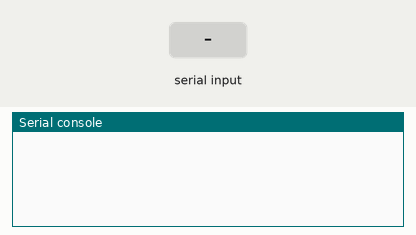
Bench run of a program on a simulated Raspberry Pi Pico running CircuitPython. Shown: the last lines printed to the serial console. The inputs (shaded band) are chosen by the test bench.

Above: at 1.2 s.
1.3 s: "1\n" received over the second serial link
At 2.3 s:
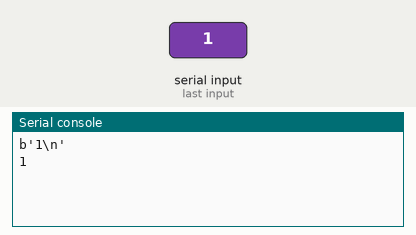
2.8 s: "0\n" received over the second serial link
At 3.4 s:
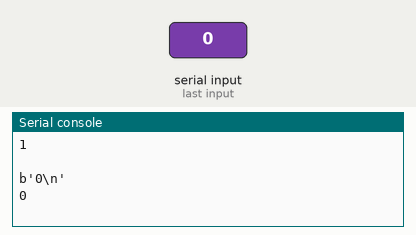
4.3 s: "2\n" received over the second serial link
At 4.6 s:
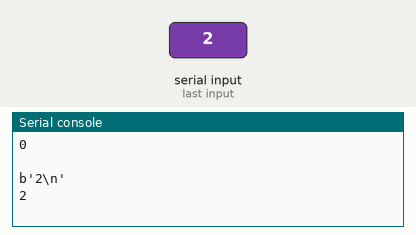

The program:

code.py
```python
"""
CircuitPython Essentials UART Serial example using readline
"""

import board
import busio
import time
import os

# UART
uart = busio.UART(board.GP4, board.GP5, timeout=0.1,baudrate=9600)


while True:
    # Read byte from Serial
    # Read a line, ending in a newline character
    byte_read = uart.readline()
    if byte_read is not None:
        print(byte_read)
        print(byte_read.decode())
```

Measured:
- after the input at 1.3 s, the serial console: prints a new line at once (image 1)
- after the input at 2.8 s, the serial console: prints a new line at once (image 2)
- after the input at 4.3 s, the serial console: prints a new line at once (image 3)
